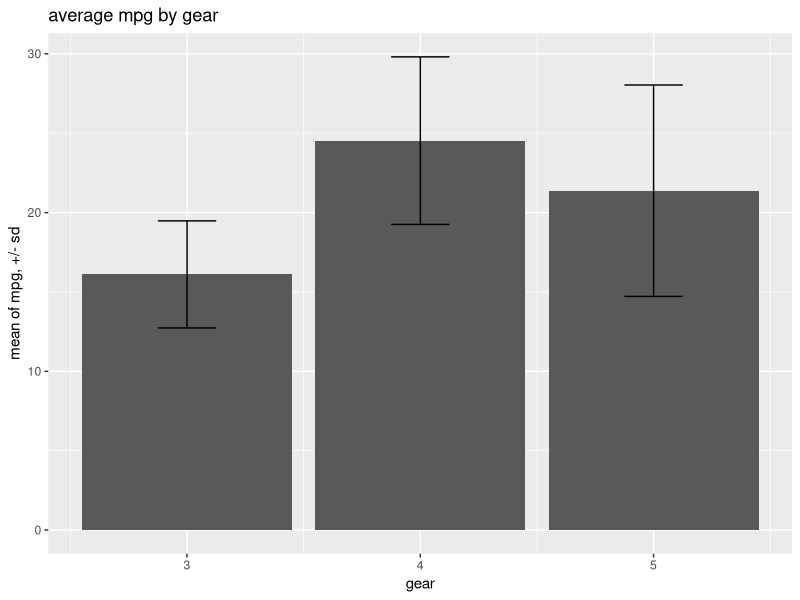

Reproduce this figure in R.
## ---- chunk 1
knitr::opts_chunk$set(results="hold")
## ---- chunk 2
head(iris, n=5)
## ---- chunk 3
head(mtcars, n=5)
## ---- chunk 4
mtcars <- mtcars
## ---- chunk 5
str(mtcars)
## ---- chunk 6
rownames(mtcars)
## ---- chunk 7
mtcars$make_model <- rownames(mtcars)
rownames(mtcars) <- NULL
## ---- chunk 8
# one way to check would be:
length(is.na(mtcars$mpg))
length(is.na(mtcars$cyl))
length(is.na(mtcars$disp))
# ...

# a quicker way to check:
colSums(is.na(mtcars))
## ---- chunk 9
mtcars$am <- ifelse(mtcars$am==0, "automatic", "manual")
## ---- chunk 10
# install.packages("dplyr")
# install.packages("reshape2")
# install.packages("ggplot2")
## ---- chunk 11
# don't worry if you get some output here that you don't expect!
# some packages send you messages when you load them. no need for concern. 
library("dplyr")
library("reshape2")
library("ggplot2")
## ---- chunk 12
# see installed packages (will be different for everyone)
# library()

# see packages available *in current session*
search()
## ---- chunk 13
# words
## ---- chunk 14
# words
## ---- chunk 15
# xls
## ---- chunk 16
# dta
## ---- chunk 17
# spss
## ---- chunk 18
# simulate some data + save it
## ---- chunk 19
thingie <- factor(rep(1:3, 5), labels=c("categoryA", "categoryB", "categoryC"))

as.character(thingie)
## ---- chunk 20
# a quick function to save us keystrokes
ac <- function(x){
  as.character(x)
}

ac(thingie)
## ---- chunk 21
# saves us even more keystrokes
lu <- function(x){
  length(unique(x))
}

lu(thingie)
## ---- chunk 22
# define analysis routine
custom_summary <- function(df, group_col, measure_col){
  # make a lil df with just the relevant cols
  df <- data.frame(group_col=df[[group_col]], measure_col=df[[measure_col]])

  # want to return the mean and sd, and plot measure_col by group_col
  require("dplyr")
  out_table <- df %>% group_by(group_col) %>% summarize(
    avg = mean(measure_col, na.rm=TRUE),
    sd  = sd(measure_col, na.rm=TRUE)
  ) %>% data.frame()
  
  require("ggplot2")
  out_plot <- ggplot(out_table, aes(x=group_col, y=avg)) +
    geom_bar(stat="identity") +
    geom_errorbar(aes(ymin=avg-sd, ymax=avg+sd, width=.25)) +
    labs(x=group_col, y=paste0("mean of ", measure_col, ", +/- sd"), 
         title=paste0("average ", measure_col, " by ", group_col))
  
  return(list(tab=out_table, plot=out_plot))
}
## ---- chunk 23
mpg_by_gear <- custom_summary(df=mtcars, group_col="gear", measure_col="mpg")
## ---- chunk 24
# print a table
knitr::kable(mpg_by_gear$tab)
## ---- chunk 25
# display the plot
mpg_by_gear$plot
## ---- chunk 26
mpg_by_cyl <- custom_summary(df=mtcars, group_col="cyl", measure_col="mpg")

# ...
